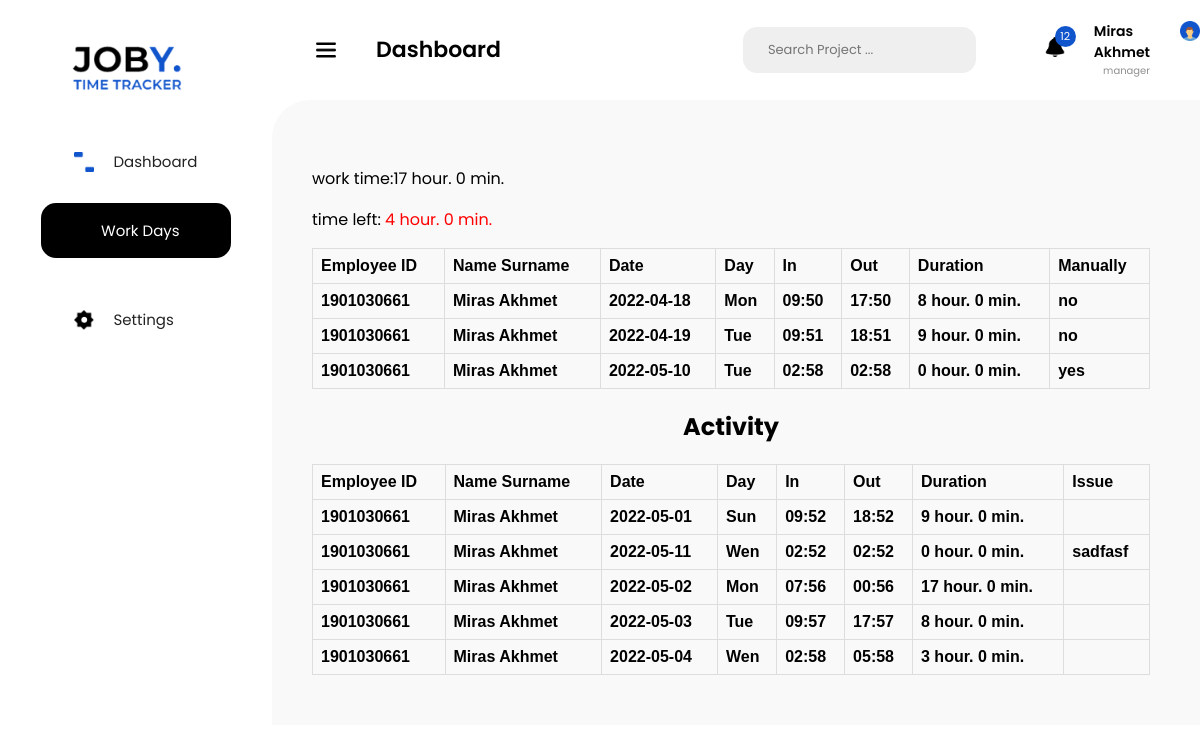
Screenshot of /work_days/1901030661 (signed in) with the database file from the repository.
### models.py (models this page shows, shortened)
class Employee(db.Model, UserMixin):
    id = db.Column(db.Integer(), primary_key=True)
    login_id = db.Column(db.String(10), unique=True, nullable=True)
    name = db.Column(db.String(100), nullable=False)
    surname = db.Column(db.String(100), nullable=False)
    profession = db.Column(db.String(30), nullable=False)
    password = db.Column(db.String(40), nullable=False)
    flex_status = db.relationship('FlexStatus', backref='flex_status')

class FlexStatus(db.Model):
    id = db.Column(db.Integer(), primary_key=True)
    employee_id = db.Column(db.Integer, db.ForeignKey('employee.id'))
    name = db.Column(db.String)
    issue = db.Column(db.String(100),default='')
    enterTime = db.Column(db.DateTime(), nullable=True)
    exitTime = db.Column(db.DateTime())
    manually = db.Column(db.Boolean(), default=False,nullable=True)
    def get_status(self):
        tmp = self.exitTime - self.enterTime
        return tmp.seconds

### views.py (the view)
@app.route('/work_days/<string:id>')
def work_days(id):
    isAdmin = current_user.profession in ['multi admin']
    emp = Employee.query.filter_by(login_id = id).first()
    flx_s = FlexStatus.query.filter_by(employee_id = emp.id).all()
    work_flx = []
    activity_flx = []
    unique_days = set()
    work_time = 0
    for flx in flx_s:
        emp = Employee.query.filter_by(id = flx.employee_id).first()
        if str(flx.name) == 'work':
            unique_days.add(flx.enterTime.date())
            a = flx.exitTime != datetime(1, 1, 1, 1, 1)
            work_time += flx.get_status() if a else 0
            work_flx.append({
                'id': emp.login_id,
                'full_name': f'{emp.name} {emp.surname}',
                'date': str(flx.enterTime.date()),
                'weekDay': ['Mon', 'Tue', 'Wen', 'Thur', 'Fri', 'Sat', 'Sun'][flx.enterTime.weekday()],
                'enter': str(flx.enterTime.time())[:5],
                'out': str(flx.exitTime.time())[:5] if flx.exitTime != datetime(1, 1, 1, 1, 1) else '-',
                'duration': f'{flx.get_status() // 3600} hour. {flx.get_status() // 60 % 60} min.' if a else '-',
                'manually': 'yes' if flx.manually else 'no',
            })
        else:
            activity_flx.append({
                'id': emp.login_id,
                'full_name': f'{emp.name} {emp.surname}',
                'date': str(flx.enterTime.date()),
                'weekDay': ['Mon', 'Tue', 'Wen', 'Thur', 'Fri', 'Sat', 'Sun'][flx.enterTime.weekday()],
                'enter': str(flx.enterTime.time())[:5],
                'out': str(flx.exitTime.time())[:5] if flx.exitTime != datetime(1, 1, 1, 1, 1) else '-',
                'duration': f'{flx.get_status() // 3600} hour. {flx.get_status() // 60 % 60} min.',
                'issue': flx.issue if flx.issue else '',
            })
    wp = abs(len(unique_days) * 7 * 3600 - work_time)
    context_head = {
        "work_time": f'{work_time // 3600} hour. {work_time // 60 % 60} min.',
        "time_left": f'{wp // 3600} hour. {wp // 60 % 60} min.',
        "number_time_left": len(unique_days) * 7 * 3600 - work_time,
    }
    return render_template('work_day.html',
                           user=current_user,
                           work_flx = work_flx,
                           cntx_head=context_head,
                           isAdmin=isAdmin,
                           activity_flx=activity_flx,
                           )

### models.py (called while the page is built)
@login_manager.user_loader
def load_user(user_id):
    return Employee.query.get(user_id)

### templates/work_day.html (shortened to what this page needs)
<!DOCTYPE html>
<html lang="en">
<head>
 <link rel="stylesheet" href="../static/styles/dashboard_style.css">
 <link rel="stylesheet" href="{{ url_for('static',filename = 'styles/dashboard_style.css') }}">
</head>
<body>
 <section id="mySideNav" class="sideNav">
  <a href="#" class="logo_container">
   <img src="../static/images/logo.png" alt="logo">
  </a>
  <a href="{{ url_for('home') }}" class="links">
   <img src="../static/images/rect.png" alt="">
   <div>Dashboard</div>
  </a>
{% if not isAdmin %}
  <a href="{{ url_for('work_days' ,id = user.login_id) }}" class="dashboard_black">
   <img src="../static/images/icon_workDays.png" alt="">
   Work Days
  </a>
    {% else %}
    <a href="{{ url_for('list_of_employee') }}" class="dashboard_black">
           <img src="../static/images/icon_workDays.png" alt="">
           Work Days
          </a>
     {% endif %}
  <a href="#" class="links">
   <img src="../static/images/icon_settings.png" alt="">
   Settings
  </a>
 </section>
<nav>
  <button>
   <img src="../static/images/menu_bar.png" alt="">
   <div class="dashboard_txt">Dashboard</div>
  </button>
  <div class="search">
   Search Project ...
  </div>
  <div class="notifications">
   <img src="../static/images/bell.png" alt="">
   <div class="notification_numb">12</div>
  </div>
  <div class="profile_info">
   <div class="name_profession">
    <div class="name_surname">{{ user.name }} {{ user.surname }} </div>
    <div class="profession">{{ user.profession }}</div>
   </div>
   <a href="/profile"><img src="../static/images/profile_photo.png" alt="" class="profile_photo"></a>
  </div>
 </nav>
<section class="main_content">
    <div class="container_table">
    <div>
        <p>work time:{{ cntx_head.work_time }}</p>
        <p>time left:
           {% if cntx_head.number_time_left > 0 %}
        <span class="red">{{cntx_head.time_left}}</span>
        {% else %}
        <span class="green">+{{cntx_head.time_left}} </span>
        {% endif %}
        </p>
    </div>
        <table>
            <tr>
                <th>Employee ID</th>
                <th>Name Surname</th>
                <th>Date</th>
                <th>Day</th>
                <th>In</th>
                <th>Out</th>
                <th>Duration</th>
                <th>Manually</th>
            </tr>
            {% for r in work_flx %}
                <tr class = '{{ r.name }}'>
                    <th>{{ r.id }}</th>
                    <th>{{ r.full_name }}</th>
                    <th>{{ r.date }}</th>
                    <th>{{ r.weekDay }}</th>
                    <th>{{ r.enter }}</th>
                    <th>{{ r.out }}</th>
                    <th>{{ r.duration }}</th>
                    <th>{{ r.manually }}</th>
                </tr>
            {% endfor %}
        </table>
    <h1>Activity</h1>
    <table>
            <tr>
                <th>Employee ID</th>
                <th>Name Surname</th>
                <th>Date</th>
                <th>Day</th>
                <th>In</th>
                <th>Out</th>
                <th>Duration</th>
                <th>Issue</th>
            </tr>
            {% for r in activity_flx %}
                <tr class = '{{ r.name }}'>
                    <th>{{ r.id }}</th>
                    <th>{{ r.full_name }}</th>
                    <th>{{ r.date }}</th>
                    <th>{{ r.weekDay }}</th>
                    <th>{{ r.enter }}</th>
                    <th>{{ r.out }}</th>
                    <th>{{ r.duration }}</th>
                    <th>{{ r.issue }}</th>
                </tr>
            {% endfor %}
        </table>
    </div>
</section>
</body>
</html>

### static/styles/dashboard_style.css (style rules this page uses)
body { margin: 0; padding: 0; font-family: Poppins; }
.sideNav { padding-top: 34px; display: flex; align-items: center; flex-direction: column; width: 272px; background-color: #fff; height: 100vh; position: fixed; z-index: 1; top: 0; left: 0; }
.sideNav a { text-decoration: none; display: flex; align-items: center; font-size: 15px; }
.logo_container img { height: auto; width: 100%; max-width: 128px !important; }
.logo_container { margin-bottom: 50px; }
.dashboard_black { width: 190px; height: 55px; background-color: black; border-radius: 15px; color: white; padding-left: 20px; box-sizing: border-box; font-family: Poppins; margin-bottom: 50px; }
.sideNav a img, nav img { width: 100%; height: auto; max-width: 20px; margin-right: 20px; }
.links { width: 125px; margin-bottom: 30px; color: #232323; }
nav { height: 100px; background-color: #fff; width: 100%; display: flex; align-items: center; }
nav button { background-color: transparent; border: none; margin-left: 310px; display: flex; align-items: center; }
nav button img { margin-right: 40px; }
.dashboard_txt { font-weight: 600; font-size: 22px; line-height: 42px; color: #000; font-family: Poppins; }
.search { width: 408px; height: 46px; background-color: #efefef; border-radius: 14px; display: flex; align-items: center; color: #757575; padding-left: 25px; font-size: 13px; margin-left: 16rem; }
.notifications { position: relative; margin-right: 1.8rem; margin-left: 4.3rem; }
.notification_numb { background-color: #1155CC; width: 21px; height: 21px; color: #fff; border-radius: 15px; font-size: 11px; box-sizing: border-box; display: flex; align-items: center; justify-content: center; position: absolute; left: 10px; top: -11px; }
.profile_info { display: flex; }
.profile_photo { width: 100%; height: auto; max-width: 46px; }
.name_surname { font-weight: 600; font-size: 14px; }
.profession { color: #8f8f8f; font-size: 10px; text-align: right; }
.name_profession { margin-right: 30px; }
.main_content { margin-left: 272px; border-radius: 38px 0 0 0; background-color: #F9F9F9; padding: 50px 50px 50px 40px; }
h1 { text-align: center; }
table { font-family: arial, sans-serif; border-collapse: collapse; width: 100%; }
td, th { border: 1px solid #dddddd; text-align: left; padding: 8px; }
.red { color: red; }

### rows the page displays
Employee: name "Miras", surname "Akhmet", profession "manager", id "1901030661", full_name "Miras Akhmet", date "2022-04-18", weekDay "Mon", enter "09:50", out "17:50", duration "8 hour. 0 min.", manually "no", date "2022-04-19", weekDay "Tue", enter "09:51", out "18:51", duration "9 hour. 0 min.", date "2022-05-10", enter "02:58", out "02:58", duration "0 hour. 0 min.", manually "yes", date "2022-05-01", weekDay "Sun", enter "09:52", out "18:52", id "1901030661", date "2022-05-02", enter "07:56", out "00:56", duration "17 hour. 0 min.", date "2022-05-03", enter "09:57", out "17:57", date "2022-05-04", weekDay "Wen", out "05:58", duration "3 hour. 0 min."
FlexStatus: issue "sadfasf"

### other values shown
{{ cntx_head.work_time }} "17 hour. 0 min."
{{ cntx_head.time_left }} "4 hour. 0 min."
{{ r.full_name }} "Miras Akhmet"
{{ r.date }} "2022-05-11"
{{ r.weekDay }} "Wen"
{{ r.enter }} "02:52"
{{ r.out }} "02:52"
{{ r.duration }} "0 hour. 0 min."
